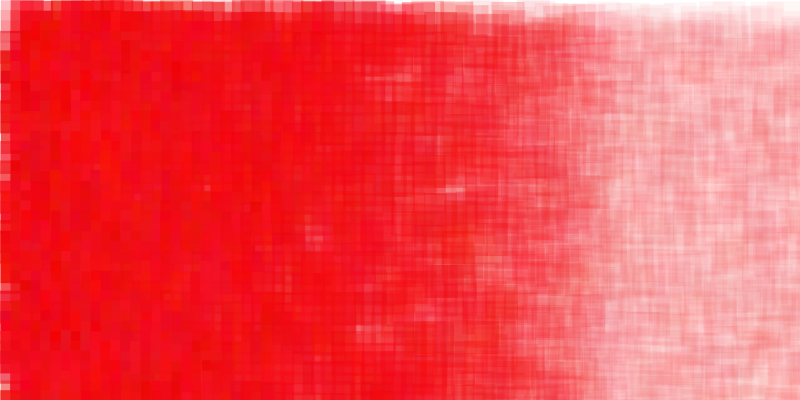
Frame 1 (no input)
Frame 60 (the mouse pressed at the canvas centre just before this capture): identical to frame 1, image omitted
Frame 120 (the mouse held since frame 60 and released just before this capture): identical to frame 1, image omitted

The Processing sketch that drew this single still picture (run headless with seeded random() and noise(); from frame 60 on, the mouse is pressed at the canvas centre):

// Processing sketch: processing_24116
// ── processing_24116.pde

//Alex Polglase
 
//Check PDf EXPORT on processing.org
  
//what happens if you change these both to 50? what are they doing to the pattern?
int patternSeperationX = 10;
int patternSeperationY = 10;
  
float position = 1.001;
float trans = 255;
 
void setup(){
  size(800,400);
background (255);
    
  //the white box simply shows you the space your pattern gets drawn in
  fill(255);
  noStroke();
  rect(0,0,patternSeperationX,patternSeperationY);
  stroke(0);
    
  for(int i = 0; i < width/patternSeperationX; i++){
      for(int j = 0; j < height/patternSeperationY; j++){
        pushMatrix();
        translate(i*patternSeperationX, j*patternSeperationY);
        yourFunction();
        popMatrix();
      }
  }
    
}
  
  
void draw()
{
  //This is here so the program keeps running and the screengrab will work
}
  
  
void yourFunction(){
    
  //-------------------------------------YOUR PATTERN GOES IN HERE-------------------------------
  //try making pleasant designs :-)
    
  noStroke ();
  fill (random (232,250),random (1,23), random (2, 40), random (10, trans));
  rect (random (0,position),random (0,position),33,33);
  position = position * 1.001;
  trans = trans - 0.1;
}
  
 
   
  
